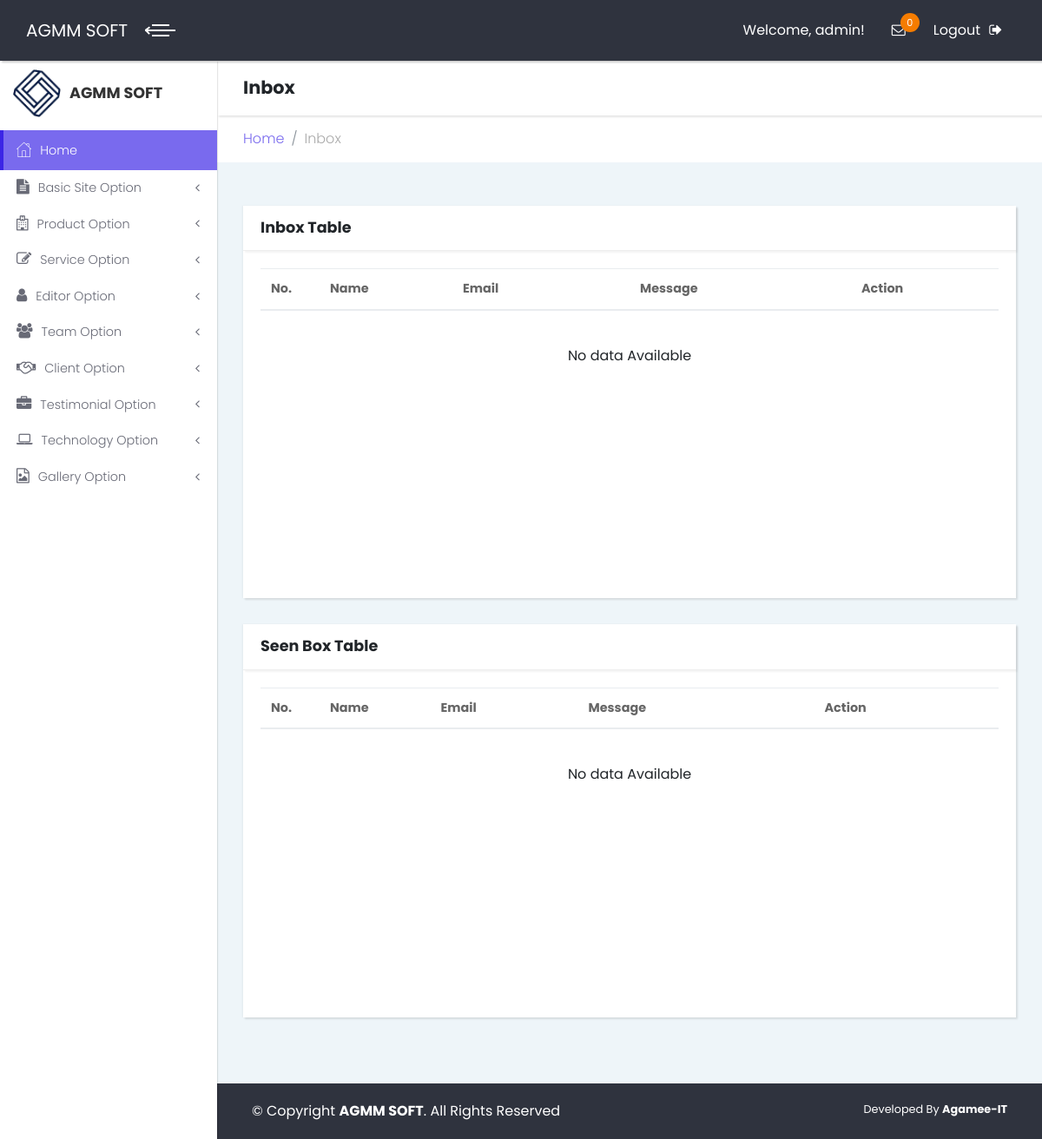
Before: /admin/inbox.php (signed in) with the older database file.
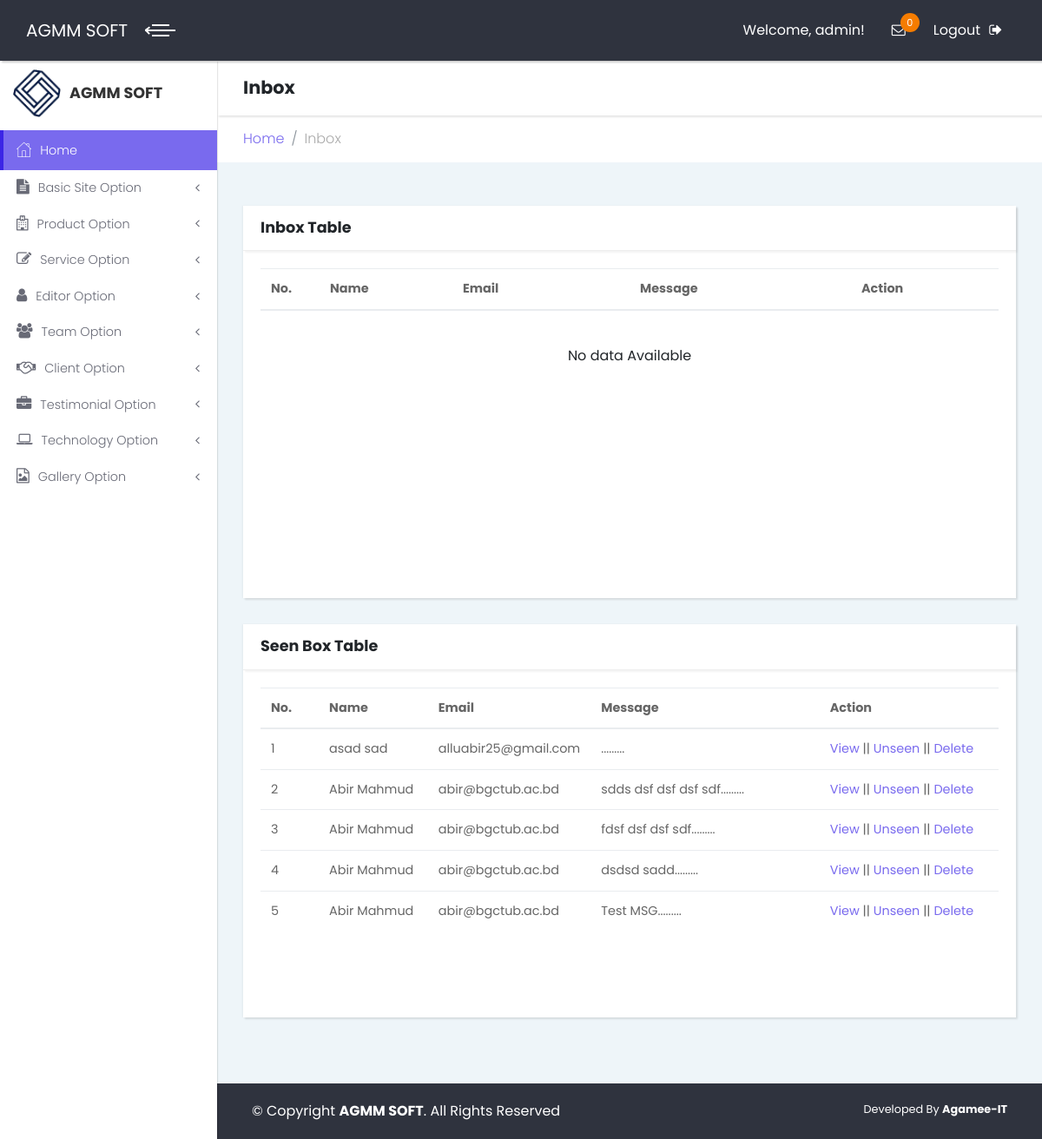
After: the same page with the newer database file.
### tables this page shows
CREATE TABLE `tbl_basic_info` (
  `id` int(11) NOT NULL,
  `name` varchar(255) NOT NULL,
  `slogan` varchar(255) NOT NULL,
  `logo` varchar(255) NOT NULL,
  `favicon` varchar(255) NOT NULL,
  `copyright` text NOT NULL
);

CREATE TABLE `tbl_contact` (
  `id` int(11) NOT NULL,
  `name` varchar(255) NOT NULL,
  `email` varchar(255) NOT NULL,
  `subject` varchar(255) NOT NULL,
  `message` text NOT NULL,
  `status` int(11) NOT NULL DEFAULT 0
);

### lib/database.php (called while the page is built, shortened)
<?php
class Database{
	public $host   = DB_HOST;
	public $user   = DB_USER;
	public $pass   = DB_PASS;
	public $dbname = DB_NAME;
	public $link1;
	private function connecDB()
	{
		$this->link1 = new mysqli($this->host, $this->user, $this->pass, $this->dbname);
	}
	public function select($query)
	{
		$result = $this->link1->query($query) or die ($this->link1->error.__LINE__);
		if($result->num_rows > 0){
			return $result;
		}
		else{
			return false;
		}
	}
}
?>

### helpers/format.php (called while the page is built, shortened)
<?php
	class Format{
		public function textShorten($text, $limit = 200){
			$text = $text." ";
			$text = substr($text,0,$limit);
			$text = substr($text,0, strrpos($text,' '));
			$text = $text.".........";
			return $text;
		}
	}
?>

### admin/inbox.php (the view, shortened to what the changed rows need)
<?php include "inc/header.php"; ?>
<?php include "inc/sidebar.php"; ?>
            <div class="content-inner">
                <header class="page-header">
                    <div class="container-fluid">
                        <h2 class="no-margin-bottom">Inbox</h2>
                    </div>
                </header>
                <section class="tables">
                    <div class="container-fluid">
                        <div class="row">
                            <div class="col-md-12">
                                <div class="card">
                                    <div class="card-body card-body2">
                                        <table class="table">
                                            <thead>
                                                <tr>
                                                    <th width="8%">No.</th>
													<th width="18%">Name</th>
													<th width="24%">Email</th>
													<th width="30%">Message</th>
													<th width="20%">Action</th>
                                                </tr>
                                            </thead>
                                        </table>
                                    </div>
                                </div>
                            </div>
							<div class="col-md-12">
                                <div class="card">
                                    <div class="card-body card-body2">
                                        <table class="table">
                                            <thead>
                                                <tr>
                                                    <th width="8%">No.</th>
													<th width="15%">Name</th>
													<th width="20%">Email</th>
													<th width="32%">Message</th>
													<th width="25%">Action</th>
                                                </tr>
                                            </thead>
                                            <tbody>
<?php
$query = "select * from tbl_contact where status='1' order by id desc";
$i=0;
$msg = $db->select($query);
if($msg)
{
	while($result = $msg->fetch_assoc())
	{
		$i++;
?>
                        <tr>
                            <td><?php echo $i; ?></td>
							<td><?php echo $result['name']; ?></td>
							<td><?php echo $result['email']; ?></td>
							<td><?php echo $fm->textShorten($result['message'], 100); ?></td>
							<td>
								<a class="actionLink" href="viewmsz.php?msgid=<?php echo $result['id']; ?>">View</a> ||
								<a class="actionLink" onclick= "return confirm('Are you sure to Unseen this Message?');" href="?unseenid=<?php echo $result['id']; ?>">Unseen</a> ||
								<a class="actionLink" onclick= "return confirm('Are you sure to Delete this Message?');" href="?delid=<?php echo $result['id']; ?>">Delete</a>
							</td>
                        </tr>
<?php } } ?>
                                            </tbody>
                                        </table>
<?php if($i==0) { ?>
                                        <p class="text-center py-4">No data Available</p>
<?php } ?>
                                    </div>
                                </div>
                            </div>
                           </div>
                    </div>
                </section>
<?php include "inc/footer.php"; ?>
            </div>
        </div>
    </div>
</body>
</html>

### admin/inc/header.php (shortened to what the changed rows need)
<?php include '../lib/database.php'; ?>
<?php include '../helpers/format.php'; ?>
<?php
	$db = new Database();
	$fm = new Format();
?>
<!DOCTYPE html>
<html>
<head>
    <link rel="stylesheet" href="vendor/bootstrap/css/bootstrap.min.css">
    <link rel="stylesheet" href="vendor/font-awesome/css/font-awesome.min.css">
    <link rel="stylesheet" href="css/fontastic.css">
    <link rel="stylesheet" href="css/style.default.css" id="theme-stylesheet">
    <link rel="stylesheet" href="css/custom.css">
</head>
<body>
    <div class="page">
        <header class="header">
            <nav class="navbar">
                <div class="container-fluid">
                    <div class="navbar-holder d-flex align-items-center justify-content-between">
                        <div class="navbar-header">
                            <a href="index.php" class="navbar-brand">
<?php
    $query = "select * from tbl_basic_info";
    $getData = $db->select($query);
    if($getData)
    {
        while($result = $getData->fetch_assoc())
        {
?>
                                <div class="brand-text brand-big"><span><?php echo $result['name'];?></span></div>
<?php } } ?>
                            </a>
                        </div>
                    </div>
                </div>
            </nav>
        </header>

### admin/inc/sidebar.php (shortened to what the changed rows need)
    <div class="page-content d-flex align-items-stretch">
            <nav class="side-navbar">
<?php
    $query = "select * from tbl_basic_info";
    $getData = $db->select($query);
    if($getData)
    {
        while($result = $getData->fetch_assoc())
        {
?>
                <div class="sidebar-header d-flex align-items-center">
                    <div class="avatar"><img src="<?php echo $result['logo'];?>" alt="..." class="img-fluid rounded-circle"></div>
                    <div class="title">
                        <h1 class="h4"><?php echo $result['name'];?></h1>
                    </div>
                </div>
<?php } } ?>
            </nav>

### admin/inc/footer.php
<footer class="main-footer">
	<div class="container-fluid">
		<div class="row">
			<div class="col-sm-8">
<?php
$query = "select * from tbl_basic_info";
$getData = $db->select($query);
if($getData)
{
	while($result = $getData->fetch_assoc())
	{
?>
				&copy; Copyright <strong><span><?php echo $result['name'];?></span></strong>. All Rights Reserved
<?php } } ?>
			</div>
			<div class="col-sm-4 text-right">
				<p>Developed By <b><a href="#">Agamee-IT</a></b></p>
			</div>
		</div>
	</div>
</footer>

Changed rows visible on the page:
added tbl_contact: name "asad sad", email "alluabir25@gmail.com", message "........."
added tbl_contact: name "Abir Mahmud", email "abir@bgctub.ac.bd", message "sdds dsf dsf dsf sdf........."
added tbl_contact: name "Abir Mahmud", email "abir@bgctub.ac.bd", message "fdsf dsf dsf sdf........."
added tbl_contact: name "Abir Mahmud", email "abir@bgctub.ac.bd", message "dsdsd sadd........."
added tbl_contact: name "Abir Mahmud", email "abir@bgctub.ac.bd", message "Test MSG........."
Other visible differences:
text no longer shown: "No data Available"
